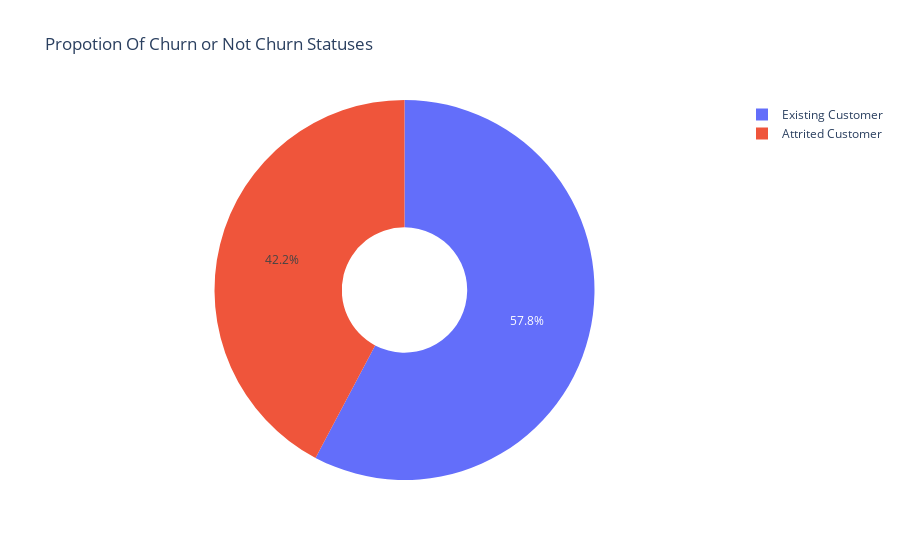

This figure's notebook cell:
### Code cell
px.pie(df,names='Attrition_Flag',title='Propotion Of Churn or Not Churn Statuses',hole=0.33)

### Figure 1 — Plotly figure (JSON) as saved in the notebook; plotly's stock layout.template omitted (floating-point values rounded to 4 significant figures; data arrays with more than 128 entries replaced by an {"elided": "..."} marker saying what was removed)
{"data": [{"domain": {"x": [0, 1], "y": [0, 1]}, "hole": 0.33, "hovertemplate": "Attrition_Flag=%{label}<extra></extra>", "labels": {"elided": "535 str values"}, "legendgroup": "", "name": "", "showlegend": true, "type": "pie"}], "layout": {"legend": {"tracegroupgap": 0}, "title": {"text": "Propotion Of Churn or Not Churn Statuses"}}}
